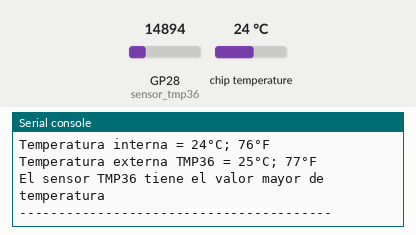
Simulated run of this program. Board: Raspberry Pi Pico running MicroPython. Shown: the last lines printed to the serial console. Inputs (shaded band) come from the test bench; at power-on: chip temperature 24 °C, GP28 (sensor_tmp36) = 14894 (analog values on the 0–65535 scale).

Above: at 1.2 s.
1.3 s: chip temperature set to 34 °C
At 3.3 s:
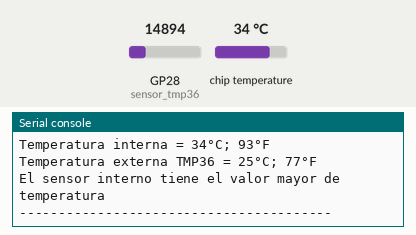
5.5 s: GP28 (sensor_tmp36) set to 16085
At 6.5 s:
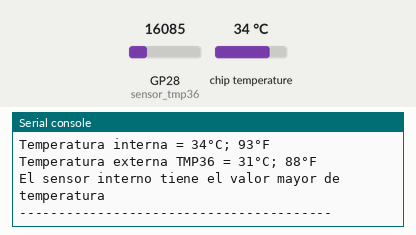
8.2 s: chip temperature set to 1 °C
At 10.7 s:
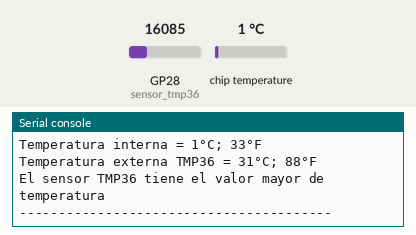
10.9 s: GP28 (sensor_tmp36) set to 17128
At 12.5 s:
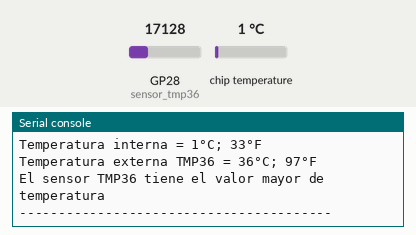
Timing chart, 0 to 14.0 s (numbered marks = the images above; inputs shaded):
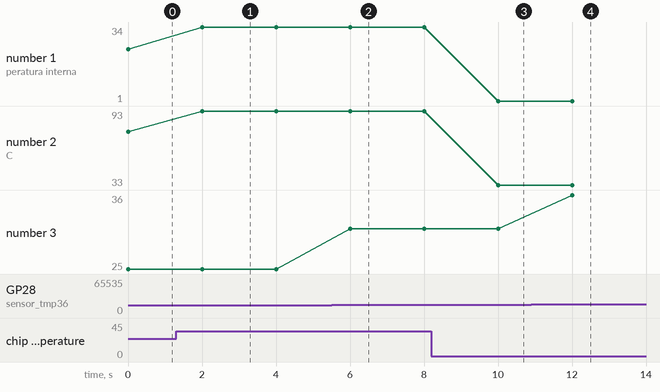

Measured:
- after the input at 1.3 s, the serial console: prints a new line after 0.70 s (image 1)
- after the input at 5.5 s, the serial console: prints a new line after 0.51 s (image 2)
- after the input at 8.2 s, the serial console: prints a new line after 1.8 s (image 3)
- after the input at 10.9 s, the serial console: prints a new line after 1.1 s (image 4)
- plotted number 1: 24 → 34 after the input at 1.3 s, 34 → 1 after the input at 8.2 s
- plotted number 2: 76 → 93 after the input at 1.3 s, 93 → 33 after the input at 8.2 s
- plotted number 3: 25 → 31 after the input at 5.5 s

The program:

act4.py
```python
from machine import ADC
import time

sensor_interno = ADC(4)
sensor_tmp36 = ADC(28) # Canal ADC2

while True:
    # --- Lectura Sensor Interno ---
    val_int = sensor_interno.read_u16() * (3.3 / 65535)
    temp_int_c = 27 - (val_int - 0.706) / 0.001721
    temp_int_f = (temp_int_c * 9/5) + 32

    # --- Lectura Sensor TMP36 ---
    val_tmp = sensor_tmp36.read_u16() * (3.3 / 65535)
    temp_tmp_c = (val_tmp - 0.5) * 100
    temp_tmp_f = (temp_tmp_c * 9/5) + 32

    # --- Impresión en consola ---
    print("Temperatura interna = {:.0f}°C; {:.0f}°F".format(temp_int_c, temp_int_f))
    print("Temperatura externa TMP36 = {:.0f}°C; {:.0f}°F".format(temp_tmp_c, temp_tmp_f))

    if temp_tmp_c > temp_int_c:
        print("El sensor TMP36 tiene el valor mayor de temperatura")
    elif temp_int_c > temp_tmp_c:
        print("El sensor interno tiene el valor mayor de temperatura")
    else:
        print("Ambos sensores son iguales")

    print("-" * 40)
    time.sleep(2)
```
